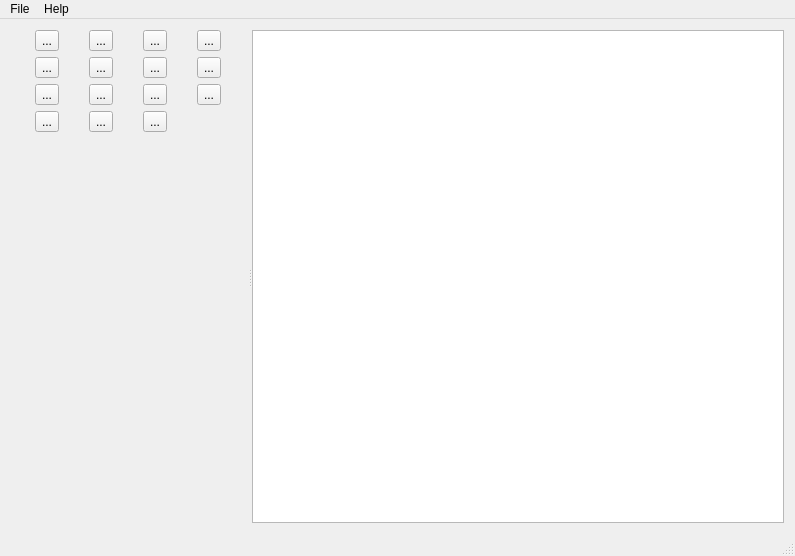
<?xml version="1.0" encoding="UTF-8"?>
<ui version="4.0">
 <class>MainWindow</class>
 <widget class="QMainWindow" name="MainWindow">
  <property name="geometry">
   <rect>
    <x>0</x>
    <y>0</y>
    <width>795</width>
    <height>556</height>
   </rect>
  </property>
  <property name="windowTitle">
   <string>MainWindow</string>
  </property>
  <widget class="QWidget" name="centralWidget">
   <layout class="QGridLayout" name="gridLayout">
    <item row="0" column="0">
     <widget class="QSplitter" name="splitter">
      <property name="orientation">
       <enum>Qt::Horizontal</enum>
      </property>
      <widget class="QWidget" name="toolsWidget" native="true">
       <property name="sizePolicy">
        <sizepolicy hsizetype="MinimumExpanding" vsizetype="Preferred">
         <horstretch>0</horstretch>
         <verstretch>0</verstretch>
        </sizepolicy>
       </property>
       <property name="minimumSize">
        <size>
         <width>120</width>
         <height>0</height>
        </size>
       </property>
       <layout class="QGridLayout" name="gridLayout_2">
        <property name="leftMargin">
         <number>0</number>
        </property>
        <property name="topMargin">
         <number>0</number>
        </property>
        <property name="rightMargin">
         <number>0</number>
        </property>
        <property name="bottomMargin">
         <number>0</number>
        </property>
        <property name="spacing">
         <number>6</number>
        </property>
        <item row="2" column="2">
         <widget class="QToolButton" name="toolButton">
          <property name="text">
           <string>...</string>
          </property>
          <property name="icon">
           <iconset resource="icons.qrc">
            <normaloff>:/icons/circle.png</normaloff>:/icons/circle.png</iconset>
          </property>
          <property name="iconSize">
           <size>
            <width>24</width>
            <height>24</height>
           </size>
          </property>
         </widget>
        </item>
        <item row="1" column="3">
         <widget class="QToolButton" name="toolButton_4">
          <property name="text">
           <string>...</string>
          </property>
          <property name="icon">
           <iconset resource="icons.qrc">
            <normaloff>:/icons/delete.png</normaloff>:/icons/delete.png</iconset>
          </property>
          <property name="iconSize">
           <size>
            <width>24</width>
            <height>24</height>
           </size>
          </property>
         </widget>
        </item>
        <item row="5" column="0" colspan="4">
         <widget class="VEPolyLineSettings" name="polylineSettings" native="true">
          <property name="minimumSize">
           <size>
            <width>0</width>
            <height>50</height>
           </size>
          </property>
         </widget>
        </item>
        <item row="4" column="0" colspan="4">
         <widget class="VERectangleSettings" name="rectangleSettings" native="true">
          <property name="minimumSize">
           <size>
            <width>0</width>
            <height>50</height>
           </size>
          </property>
         </widget>
        </item>
        <item row="3" column="0">
         <widget class="QToolButton" name="toolButton_8">
          <property name="text">
           <string>...</string>
          </property>
          <property name="icon">
           <iconset resource="icons.qrc">
            <normaloff>:/icons/text.png</normaloff>:/icons/text.png</iconset>
          </property>
          <property name="iconSize">
           <size>
            <width>24</width>
            <height>24</height>
           </size>
          </property>
         </widget>
        </item>
        <item row="0" column="2">
         <widget class="QToolButton" name="toolButton_3">
          <property name="text">
           <string>...</string>
          </property>
          <property name="icon">
           <iconset resource="icons.qrc">
            <normaloff>:/icons/saveAs.png</normaloff>:/icons/saveAs.png</iconset>
          </property>
          <property name="iconSize">
           <size>
            <width>24</width>
            <height>24</height>
           </size>
          </property>
         </widget>
        </item>
        <item row="2" column="0">
         <widget class="QToolButton" name="butLine">
          <property name="text">
           <string>...</string>
          </property>
          <property name="icon">
           <iconset resource="icons.qrc">
            <normaloff>:/icons/直线.png</normaloff>:/icons/直线.png</iconset>
          </property>
          <property name="iconSize">
           <size>
            <width>24</width>
            <height>24</height>
           </size>
          </property>
         </widget>
        </item>
        <item row="0" column="1">
         <widget class="QToolButton" name="butSave">
          <property name="text">
           <string>...</string>
          </property>
          <property name="icon">
           <iconset resource="icons.qrc">
            <normaloff>:/icons/save.ico</normaloff>:/icons/save.ico</iconset>
          </property>
          <property name="iconSize">
           <size>
            <width>24</width>
            <height>24</height>
           </size>
          </property>
         </widget>
        </item>
        <item row="0" column="0">
         <widget class="QToolButton" name="butOpen">
          <property name="enabled">
           <bool>true</bool>
          </property>
          <property name="text">
           <string>...</string>
          </property>
          <property name="icon">
           <iconset resource="icons.qrc">
            <normaloff>:/icons/open.png</normaloff>:/icons/open.png</iconset>
          </property>
          <property name="iconSize">
           <size>
            <width>24</width>
            <height>24</height>
           </size>
          </property>
         </widget>
        </item>
        <item row="6" column="0" colspan="3">
         <spacer name="verticalSpacer">
          <property name="orientation">
           <enum>Qt::Vertical</enum>
          </property>
          <property name="sizeHint" stdset="0">
           <size>
            <width>20</width>
            <height>40</height>
           </size>
          </property>
         </spacer>
        </item>
        <item row="2" column="3">
         <widget class="QToolButton" name="butRectangle">
          <property name="text">
           <string>...</string>
          </property>
          <property name="icon">
           <iconset resource="icons.qrc">
            <normaloff>:/icons/rectangle.png</normaloff>:/icons/rectangle.png</iconset>
          </property>
          <property name="iconSize">
           <size>
            <width>24</width>
            <height>24</height>
           </size>
          </property>
         </widget>
        </item>
        <item row="2" column="1">
         <widget class="QToolButton" name="toolButton_2">
          <property name="text">
           <string>...</string>
          </property>
          <property name="icon">
           <iconset resource="icons.qrc">
            <normaloff>:/icons/曲线.png</normaloff>:/icons/曲线.png</iconset>
          </property>
          <property name="iconSize">
           <size>
            <width>24</width>
            <height>24</height>
           </size>
          </property>
         </widget>
        </item>
        <item row="1" column="2">
         <widget class="QToolButton" name="butDefault">
          <property name="text">
           <string>...</string>
          </property>
          <property name="icon">
           <iconset resource="icons.qrc">
            <normaloff>:/icons/arrow.png</normaloff>:/icons/arrow.png</iconset>
          </property>
          <property name="iconSize">
           <size>
            <width>24</width>
            <height>24</height>
           </size>
          </property>
         </widget>
        </item>
        <item row="1" column="0">
         <widget class="QToolButton" name="toolButton_6">
          <property name="text">
           <string>...</string>
          </property>
          <property name="icon">
           <iconset resource="icons.qrc">
            <normaloff>:/icons/zoomIn.png</normaloff>:/icons/zoomIn.png</iconset>
          </property>
          <property name="iconSize">
           <size>
            <width>24</width>
            <height>24</height>
           </size>
          </property>
         </widget>
        </item>
        <item row="1" column="1">
         <widget class="QToolButton" name="toolButton_7">
          <property name="text">
           <string>...</string>
          </property>
          <property name="icon">
           <iconset resource="icons.qrc">
            <normaloff>:/icons/zoomOut.png</normaloff>:/icons/zoomOut.png</iconset>
          </property>
          <property name="iconSize">
           <size>
            <width>24</width>
            <height>24</height>
           </size>
          </property>
         </widget>
        </item>
        <item row="3" column="2">
         <widget class="QToolButton" name="cut">
          <property name="text">
           <string>...</string>
          </property>
          <property name="icon">
           <iconset resource="icons.qrc">
            <normaloff>:/icons/cut.png</normaloff>:/icons/cut.png</iconset>
          </property>
          <property name="iconSize">
           <size>
            <width>24</width>
            <height>24</height>
           </size>
          </property>
         </widget>
        </item>
        <item row="0" column="3">
         <widget class="QToolButton" name="toolButton_9">
          <property name="text">
           <string>...</string>
          </property>
          <property name="icon">
           <iconset resource="icons.qrc">
            <normaloff>:/icons/copy.png</normaloff>:/icons/copy.png</iconset>
          </property>
          <property name="iconSize">
           <size>
            <width>24</width>
            <height>24</height>
           </size>
          </property>
         </widget>
        </item>
        <item row="3" column="1">
         <widget class="QToolButton" name="toolButton_10">
          <property name="text">
           <string>...</string>
          </property>
          <property name="icon">
           <iconset resource="icons.qrc">
            <normaloff>:/icons/up.png</normaloff>:/icons/up.png</iconset>
          </property>
          <property name="iconSize">
           <size>
            <width>24</width>
            <height>24</height>
           </size>
          </property>
         </widget>
        </item>
       </layout>
      </widget>
      <widget class="VEWorkplaceView" name="workplaceView"/>
     </widget>
    </item>
   </layout>
  </widget>
  <widget class="QMenuBar" name="menuBar">
   <property name="geometry">
    <rect>
     <x>0</x>
     <y>0</y>
     <width>795</width>
     <height>23</height>
    </rect>
   </property>
   <widget class="QMenu" name="menu">
    <property name="title">
     <string>File</string>
    </property>
    <addaction name="actionQuit"/>
    <addaction name="actionNew"/>
    <addaction name="actionOpen"/>
    <addaction name="separator"/>
    <addaction name="actionSave"/>
    <addaction name="actionSaveAs"/>
    <addaction name="actionCut"/>
    <addaction name="separator"/>
    <addaction name="actionExit"/>
   </widget>
   <widget class="QMenu" name="menuHelp">
    <property name="title">
     <string>Help</string>
    </property>
    <addaction name="actionHelp"/>
   </widget>
   <addaction name="menu"/>
   <addaction name="menuHelp"/>
  </widget>
  <widget class="QStatusBar" name="statusBar"/>
  <action name="actionHelp">
   <property name="text">
    <string>Readme</string>
   </property>
  </action>
  <action name="actionQuit">
   <property name="text">
    <string>Quit</string>
   </property>
  </action>
  <action name="actionNew">
   <property name="text">
    <string>New</string>
   </property>
  </action>
  <action name="actionOpen">
   <property name="text">
    <string>Open</string>
   </property>
  </action>
  <action name="actionSave">
   <property name="text">
    <string>Save</string>
   </property>
  </action>
  <action name="actionSaveAs">
   <property name="text">
    <string>SaveAs</string>
   </property>
  </action>
  <action name="actionExit">
   <property name="text">
    <string>Exit</string>
   </property>
  </action>
  <action name="actionCut">
   <property name="text">
    <string>Cut</string>
   </property>
   <property name="shortcut">
    <string>Ctrl+X</string>
   </property>
  </action>
 </widget>
 <layoutdefault spacing="6" margin="11"/>
 <customwidgets>
  <customwidget>
   <class>VERectangleSettings</class>
   <extends>QWidget</extends>
   <header>verectanglesettings.h</header>
   <container>1</container>
  </customwidget>
  <customwidget>
   <class>VEPolyLineSettings</class>
   <extends>QWidget</extends>
   <header>vepolylinesettings.h</header>
   <container>1</container>
  </customwidget>
  <customwidget>
   <class>VEWorkplaceView</class>
   <extends>QGraphicsView</extends>
   <header>veworkplaceview.h</header>
  </customwidget>
 </customwidgets>
 <resources>
  <include location="icons.qrc"/>
 </resources>
 <connections>
  <connection>
   <sender>actionQuit</sender>
   <signal>triggered()</signal>
   <receiver>MainWindow</receiver>
   <slot>close()</slot>
   <hints>
    <hint type="sourcelabel">
     <x>-1</x>
     <y>-1</y>
    </hint>
    <hint type="destinationlabel">
     <x>319</x>
     <y>239</y>
    </hint>
   </hints>
  </connection>
 </connections>
</ui>
